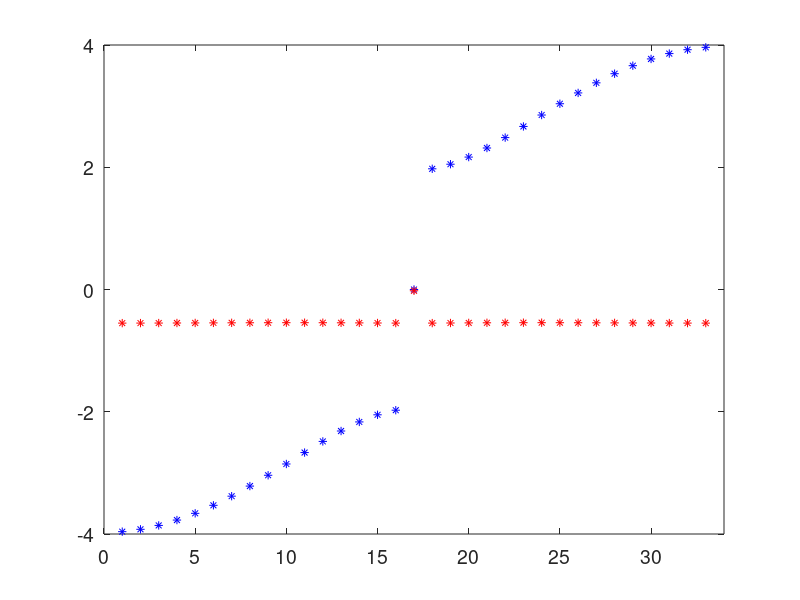
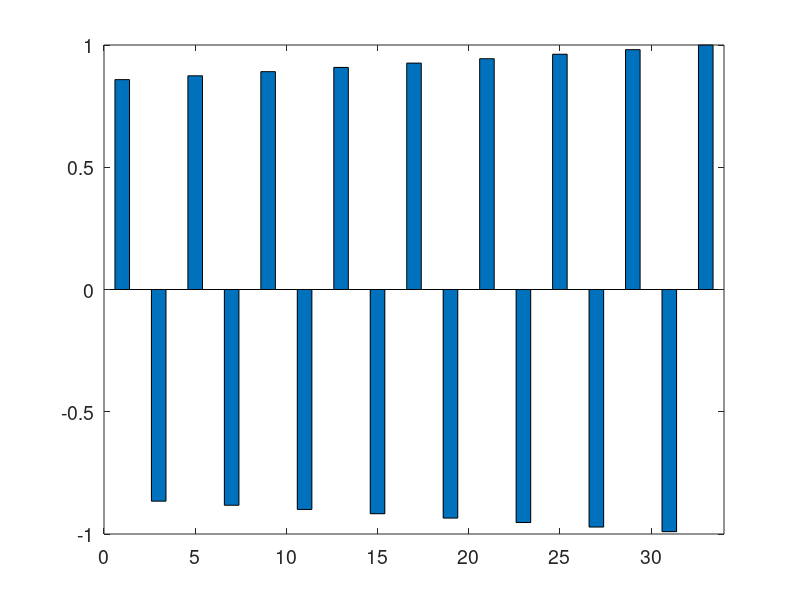

Recreate these plots in MATLAB, in order.
clc
clear all
close all

Nd = 16; t1 = 3; t2 = 1; g = 0.1; h = 0.5493;loss = -1;

% h = -0.3466; h = 0.2466;

H = diag([repmat([1i*loss -1i*g],[1 Nd]) 1i*g]) +...
    diag(repmat([t1*exp(h) t2*exp(h)],[1 Nd]),1) +...
    diag(repmat([t1*exp(-h) t2*exp(-h)],[1 Nd]),-1);  % Assembling of Hamiltonian matrix
% H(1,1) = 0.62i; H(2*Nd + 1,2*Nd + 1) = H(2*Nd + 1,2*Nd + 1) - 0.1i;
% H(2*Nd + 1,2*Nd + 1) = 0.81i; H(1,1) = H(1,1) - 0.5i;
[V, A] = eig(H);
lam = diag(A);
[~, idx] = sort(real(lam));
lam1 = lam(idx);

figure
plot(real(lam1),'b*')
hold on
plot(imag(lam1),'r*')
set(gcf, 'Position', [00, 00, 350, 300])
axis([0 2*Nd + 2 -4 4])
set(gca,'FontSize', 14) % Font Size

bn = 33;
figure
bar((V(:,bn))/max(abs(V(:,bn))))
set(gcf, 'Position', [00, 00, 350, 300])
set(gca,'FontSize', 14) % Font Size
axis([0 2*Nd + 2 -1 1])
